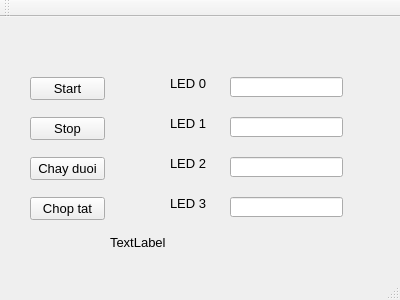
<?xml version="1.0" encoding="UTF-8"?>
<ui version="4.0">
 <class>MainWindow</class>
 <widget class="QMainWindow" name="MainWindow">
  <property name="geometry">
   <rect>
    <x>0</x>
    <y>0</y>
    <width>400</width>
    <height>300</height>
   </rect>
  </property>
  <property name="windowTitle">
   <string>MainWindow</string>
  </property>
  <widget class="QWidget" name="centralWidget">
   <widget class="QPushButton" name="btn_start">
    <property name="geometry">
     <rect>
      <x>30</x>
      <y>60</y>
      <width>75</width>
      <height>23</height>
     </rect>
    </property>
    <property name="font">
     <font>
      <pointsize>10</pointsize>
     </font>
    </property>
    <property name="text">
     <string>Start</string>
    </property>
   </widget>
   <widget class="QPushButton" name="btn_stop">
    <property name="geometry">
     <rect>
      <x>30</x>
      <y>100</y>
      <width>75</width>
      <height>23</height>
     </rect>
    </property>
    <property name="font">
     <font>
      <pointsize>10</pointsize>
     </font>
    </property>
    <property name="text">
     <string>Stop</string>
    </property>
   </widget>
   <widget class="QPushButton" name="btn_chayduoi">
    <property name="geometry">
     <rect>
      <x>30</x>
      <y>140</y>
      <width>75</width>
      <height>23</height>
     </rect>
    </property>
    <property name="font">
     <font>
      <pointsize>10</pointsize>
     </font>
    </property>
    <property name="text">
     <string>Chay duoi</string>
    </property>
   </widget>
   <widget class="QPushButton" name="btn_choptat">
    <property name="geometry">
     <rect>
      <x>30</x>
      <y>180</y>
      <width>75</width>
      <height>23</height>
     </rect>
    </property>
    <property name="font">
     <font>
      <pointsize>10</pointsize>
     </font>
    </property>
    <property name="text">
     <string>Chop tat</string>
    </property>
   </widget>
   <widget class="QLabel" name="label">
    <property name="geometry">
     <rect>
      <x>170</x>
      <y>60</y>
      <width>46</width>
      <height>13</height>
     </rect>
    </property>
    <property name="font">
     <font>
      <pointsize>10</pointsize>
     </font>
    </property>
    <property name="text">
     <string>LED 0</string>
    </property>
   </widget>
   <widget class="QLabel" name="label_2">
    <property name="geometry">
     <rect>
      <x>170</x>
      <y>100</y>
      <width>46</width>
      <height>13</height>
     </rect>
    </property>
    <property name="font">
     <font>
      <pointsize>10</pointsize>
     </font>
    </property>
    <property name="text">
     <string>LED 1</string>
    </property>
   </widget>
   <widget class="QLabel" name="label_3">
    <property name="geometry">
     <rect>
      <x>170</x>
      <y>140</y>
      <width>46</width>
      <height>13</height>
     </rect>
    </property>
    <property name="font">
     <font>
      <pointsize>10</pointsize>
     </font>
    </property>
    <property name="text">
     <string>LED 2</string>
    </property>
   </widget>
   <widget class="QLabel" name="label_4">
    <property name="geometry">
     <rect>
      <x>170</x>
      <y>180</y>
      <width>46</width>
      <height>13</height>
     </rect>
    </property>
    <property name="font">
     <font>
      <pointsize>10</pointsize>
     </font>
    </property>
    <property name="text">
     <string>LED 3</string>
    </property>
   </widget>
   <widget class="QLabel" name="label_result">
    <property name="geometry">
     <rect>
      <x>110</x>
      <y>210</y>
      <width>141</width>
      <height>31</height>
     </rect>
    </property>
    <property name="font">
     <font>
      <pointsize>10</pointsize>
     </font>
    </property>
    <property name="text">
     <string>TextLabel</string>
    </property>
   </widget>
   <widget class="QLineEdit" name="text_led0">
    <property name="geometry">
     <rect>
      <x>230</x>
      <y>60</y>
      <width>113</width>
      <height>20</height>
     </rect>
    </property>
    <property name="font">
     <font>
      <pointsize>10</pointsize>
     </font>
    </property>
   </widget>
   <widget class="QLineEdit" name="text_led1">
    <property name="geometry">
     <rect>
      <x>230</x>
      <y>100</y>
      <width>113</width>
      <height>20</height>
     </rect>
    </property>
    <property name="font">
     <font>
      <pointsize>10</pointsize>
     </font>
    </property>
   </widget>
   <widget class="QLineEdit" name="text_led2">
    <property name="geometry">
     <rect>
      <x>230</x>
      <y>140</y>
      <width>113</width>
      <height>20</height>
     </rect>
    </property>
    <property name="font">
     <font>
      <pointsize>10</pointsize>
     </font>
    </property>
   </widget>
   <widget class="QLineEdit" name="text_led3">
    <property name="geometry">
     <rect>
      <x>230</x>
      <y>180</y>
      <width>113</width>
      <height>20</height>
     </rect>
    </property>
    <property name="font">
     <font>
      <pointsize>10</pointsize>
     </font>
    </property>
   </widget>
  </widget>
  <widget class="QMenuBar" name="menuBar">
   <property name="geometry">
    <rect>
     <x>0</x>
     <y>0</y>
     <width>400</width>
     <height>21</height>
    </rect>
   </property>
  </widget>
  <widget class="QToolBar" name="mainToolBar">
   <attribute name="toolBarArea">
    <enum>TopToolBarArea</enum>
   </attribute>
   <attribute name="toolBarBreak">
    <bool>false</bool>
   </attribute>
  </widget>
  <widget class="QStatusBar" name="statusBar"/>
 </widget>
 <layoutdefault spacing="6" margin="11"/>
 <resources/>
 <connections/>
</ui>
